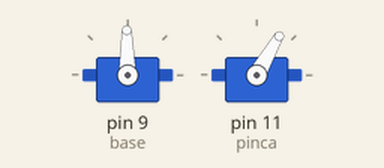
This sketch was run on a simulated Arduino Uno, built with avr-gcc and run on an emulated ATmega328P. Parts: 2 × servo.

Above: at 0.05 s.
At 0.95 s:
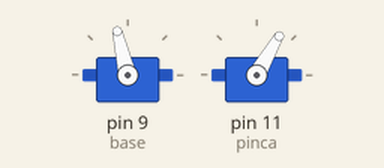
At 1.7 s:
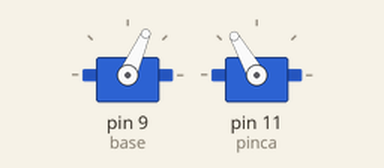
At 2.2 s:
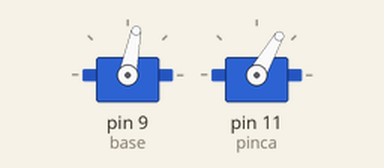
Timing chart, 0 to 5.5 s (numbered marks = the images above):
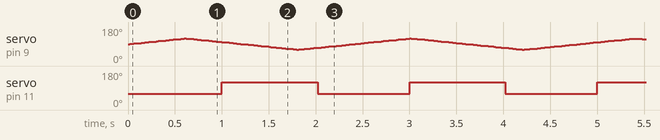

The sketch:

05_dos_servos_millis.ino
```cpp
/*
  SA4 - 05_dos_servos_millis.ino  (mini-practica de temporitzacio NO bloquejant)

  Objectiu: moure dues articulacions "alhora" sense delay(). La base escombra
  a poc a poc d'un costat a l'altre mentre la pinca s'obre i es tanca cada
  segon. Amb delay() no es podria: mentre la pinca espera, la base s'aturaria.
  Aquest patro amb millis() es la base de la maquina d'estats de la SA6.

  Circuit: servo base=9, servo pinca=11 (piles + GND comu amb l'Arduino).
  Quan: S3 - bastida per a qui acaba aviat (prepara la SA6)
*/

#include <Servo.h>

const int BASE_MIN = 60;
const int BASE_MAX = 120;
const int PINCA_TANCADA = 60;
const int PINCA_OBERTA = 120;

const unsigned long PERIODE_BASE = 20;     // la base es mou 1 grau cada 20 ms
const unsigned long PERIODE_PINCA = 1000;  // la pinca canvia cada 1000 ms

Servo base;
Servo pinca;

int angleBase = 90;
int pas = 1;                 // +1 cap a BASE_MAX, -1 cap a BASE_MIN
bool pincaOberta = false;

unsigned long tBase = 0;     // ultim moviment de la base
unsigned long tPinca = 0;    // ultim canvi de la pinca

void setup() {
  base.attach(9);
  pinca.attach(11);
  base.write(angleBase);
  pinca.write(PINCA_TANCADA);
}

void loop() {
  unsigned long ara = millis();   // "cronometre" intern, no atura res

  // Tasca 1: la base escombra, un grau cada PERIODE_BASE
  if (ara - tBase >= PERIODE_BASE) {
    tBase = ara;
    angleBase = angleBase + pas;
    if (angleBase >= BASE_MAX || angleBase <= BASE_MIN) {
      pas = -pas;                 // arriba a un extrem: canvia de sentit
    }
    base.write(angleBase);
  }

  // Tasca 2: la pinca s'obre i es tanca, cada PERIODE_PINCA
  if (ara - tPinca >= PERIODE_PINCA) {
    tPinca = ara;
    pincaOberta = !pincaOberta;
    if (pincaOberta) {
      pinca.write(PINCA_OBERTA);
    } else {
      pinca.write(PINCA_TANCADA);
    }
  }
}
```

Measured:
- by itself, servo on pin 11 (pinca): alternates 120° for 1.0 s and 60° for 1.0 s
